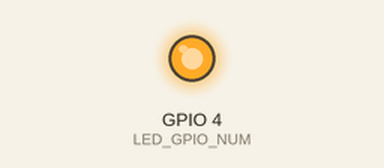
Recording of a program running on a simulated ESP32. Parts: output pins drawn as LEDs (lit = HIGH). WiFi joins after 1.5 s; servers stay silent unless stated; the camera gives no picture; what the program prints to the serial monitor is not drawn.

Above: at 17.9 s.
At 30.31 s:
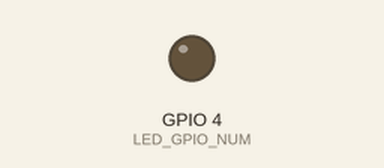
Timing chart, 0 to 45.3 s (numbered marks = the images above):
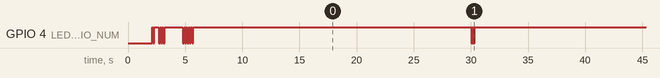

The program:

main.cpp
```cpp
// ESP32-CAM UDP Broadcast - No HTTP, direct UDP packets
// Bypasses all router/firewall issues

#include <WiFi.h>
#include <WiFiUdp.h>
#include "esp_camera.h"

// AI-Thinker ESP32-CAM pins
#define PWDN_GPIO_NUM     32
#define XCLK_GPIO_NUM      0
#define SIOD_GPIO_NUM     26
#define SIOC_GPIO_NUM     27
#define Y9_GPIO_NUM       35
#define Y8_GPIO_NUM       34
#define Y7_GPIO_NUM       39
#define Y6_GPIO_NUM       36
#define Y5_GPIO_NUM       21
#define Y4_GPIO_NUM       19
#define Y3_GPIO_NUM       18
#define Y2_GPIO_NUM        5
#define VSYNC_GPIO_NUM    25
#define HREF_GPIO_NUM     23
#define PCLK_GPIO_NUM     22
#define LED_GPIO_NUM       4

const char* SSID = "SpectrumSetup-617D";
const char* PASS = "smoothcurrent945";

// UDP broadcast - sends to all devices on network
const int UDP_PORT = 5556;
const char* BROADCAST_IP = "192.168.1.255";  // Broadcast to whole subnet

WiFiUDP udp;
bool cameraOK = false;

void blink(int times, int ms) {
  for (int i = 0; i < times; i++) {
    digitalWrite(LED_GPIO_NUM, LOW);
    delay(ms);
    digitalWrite(LED_GPIO_NUM, HIGH);
    delay(ms);
  }
}

void setup() {
  Serial.begin(115200);
  delay(2000);

  pinMode(LED_GPIO_NUM, OUTPUT);
  digitalWrite(LED_GPIO_NUM, HIGH);

  Serial.println("\n=== ESP32-CAM UDP ===");
  blink(2, 100);  // Starting

  // Init camera
  camera_config_t cfg;
  cfg.ledc_channel = LEDC_CHANNEL_0;
  cfg.ledc_timer = LEDC_TIMER_0;
  cfg.pin_pwdn = PWDN_GPIO_NUM;
  cfg.pin_reset = -1;
  cfg.pin_xclk = XCLK_GPIO_NUM;
  cfg.pin_sccb_sda = SIOD_GPIO_NUM;
  cfg.pin_sccb_scl = SIOC_GPIO_NUM;
  cfg.pin_d7 = Y9_GPIO_NUM;
  cfg.pin_d6 = Y8_GPIO_NUM;
  cfg.pin_d5 = Y7_GPIO_NUM;
  cfg.pin_d4 = Y6_GPIO_NUM;
  cfg.pin_d3 = Y5_GPIO_NUM;
  cfg.pin_d2 = Y4_GPIO_NUM;
  cfg.pin_d1 = Y3_GPIO_NUM;
  cfg.pin_d0 = Y2_GPIO_NUM;
  cfg.pin_vsync = VSYNC_GPIO_NUM;
  cfg.pin_href = HREF_GPIO_NUM;
  cfg.pin_pclk = PCLK_GPIO_NUM;
  cfg.xclk_freq_hz = 20000000;
  cfg.pixel_format = PIXFORMAT_JPEG;
  cfg.frame_size = FRAMESIZE_VGA;  // 640x480 - smaller for UDP
  cfg.jpeg_quality = 15;
  cfg.fb_count = 1;

  cameraOK = (esp_camera_init(&cfg) == ESP_OK);
  Serial.println(cameraOK ? "Camera OK" : "Camera FAIL");
  blink(cameraOK ? 3 : 10, 100);

  // WiFi
  WiFi.mode(WIFI_STA);
  WiFi.begin(SSID, PASS);

  Serial.print("WiFi");
  int tries = 0;
  while (WiFi.status() != WL_CONNECTED && tries < 30) {
    delay(500);
    Serial.print(".");
    tries++;
  }

  if (WiFi.status() != WL_CONNECTED) {
    Serial.println("\nWiFi FAIL");
    blink(20, 50);
    ESP.restart();
  }

  Serial.printf("\nIP: %s\n", WiFi.localIP().toString().c_str());
  blink(5, 100);  // WiFi OK

  // Start UDP
  udp.begin(UDP_PORT);
  Serial.printf("UDP on port %d\n", UDP_PORT);

  // Send announcement
  udp.beginPacket(BROADCAST_IP, UDP_PORT);
  udp.printf("CAMERA:%s:ONLINE:%s", WiFi.localIP().toString().c_str(), cameraOK ? "READY" : "ERROR");
  udp.endPacket();

  Serial.println("Ready for capture");
}

void sendPhotoUDP() {
  if (!cameraOK) return;

  digitalWrite(LED_GPIO_NUM, LOW);
  camera_fb_t *fb = esp_camera_fb_get();
  digitalWrite(LED_GPIO_NUM, HIGH);

  if (!fb) {
    Serial.println("Capture failed");
    return;
  }

  Serial.printf("Photo: %d bytes\n", fb->len);

  // Send in chunks via UDP
  const int chunkSize = 1400;  // Max UDP packet
  int totalChunks = (fb->len + chunkSize - 1) / chunkSize;

  // Send header
  udp.beginPacket(BROADCAST_IP, UDP_PORT);
  udp.printf("START:%d:%d", fb->len, totalChunks);
  udp.endPacket();
  delay(10);

  // Send chunks
  for (int i = 0; i < totalChunks; i++) {
    int offset = i * chunkSize;
    int size = min(chunkSize, (int)fb->len - offset);

    udp.beginPacket(BROADCAST_IP, UDP_PORT);
    udp.write(fb->buf + offset, size);
    udp.endPacket();

    delay(5);  // Small delay between packets
    Serial.print(".");
  }

  // Send end marker
  delay(10);
  udp.beginPacket(BROADCAST_IP, UDP_PORT);
  udp.print("END");
  udp.endPacket();

  esp_camera_fb_return(fb);
  Serial.println(" Sent!");
  blink(3, 50);  // Success
}

void loop() {
  // Check for UDP command
  int packetSize = udp.parsePacket();
  if (packetSize) {
    char buffer[255];
    int len = udp.read(buffer, 255);
    if (len > 0) buffer[len] = 0;

    Serial.printf("UDP: %s\n", buffer);

    if (strstr(buffer, "CAPTURE") || strstr(buffer, "SNAP")) {
      Serial.println("Capture command received!");
      sendPhotoUDP();
    }
  }

  // Auto-capture every 30 seconds
  static unsigned long lastCapture = 0;
  if (millis() - lastCapture > 30000) {
    sendPhotoUDP();
    lastCapture = millis();
  }

  delay(10);
}
```

Measured:
- by itself, GPIO 4 (LED_GPIO_NUM): HIGH → LOW at 2.2 s, → HIGH 0.10 s later, → LOW 0.40 s later, → HIGH 0.10 s later, … (50 changes in this stretch)
- by itself, everything shown: repeats every 30.4 s, in 4 steps
